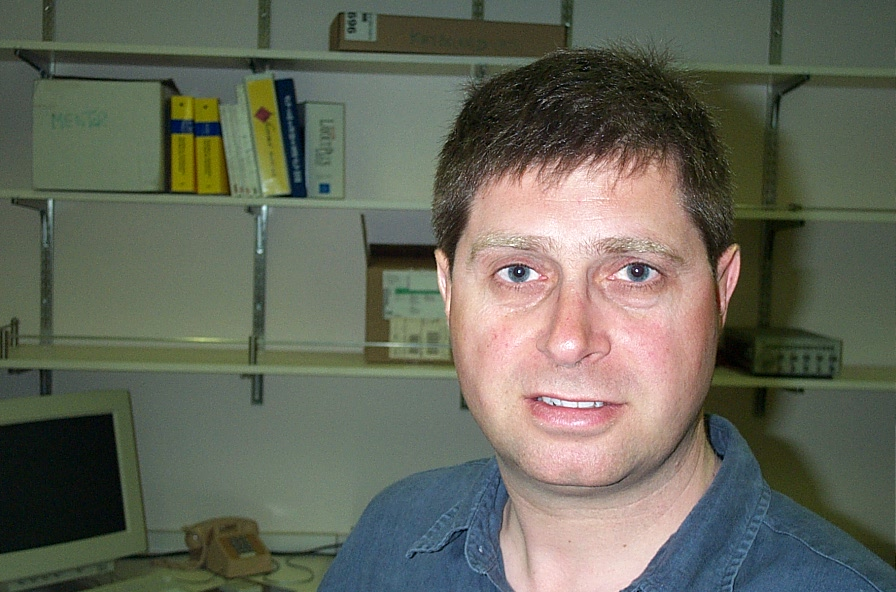
#> input picture resource/ml_instances/Chapter10/faces_dataset/test/image_0019.jpg, 896 x 592 px, given in place of the camera
$ python demo_02.py
#> lines starting #> are read from the running program, lines starting #| are printed output that depends on the picture; after the words box and inside, x2 and y2 are one past the last pixel; in counts of white or black regions, pixels touching at a corner belong together
#coding:utf-8

import cv2
import numpy as np

nose_path = r"E:\pycharm_workspace\machine_learning\test_openCV\resource\ml_instances\Chapter10\cascade_files\haarcascade_mcs_nose.xml"
eye_path = r"E:\pycharm_workspace\machine_learning\test_openCV\resource\ml_instances\Chapter10\cascade_files\haarcascade_eye.xml"
face_path = r"E:\pycharm_workspace\machine_learning\test_openCV\resource\ml_instances\Chapter10\cascade_files\haarcascade_frontalface_alt.xml"
# 导入人脸检测级联文件
face_cascade = cv2.CascadeClassifier(face_path) # 人脸检测
eye_cascade = cv2.CascadeClassifier(eye_path)
nose_cascade = cv2.CascadeClassifier(nose_path)

if face_cascade.empty():
    raise IOError("脸部级联文件无法加载！")
# 检查眼睛级联文件是否加载
if eye_cascade.empty():
    raise IOError('Unable to load the eye cascade classifier xml file')
# 检查鼻子级联文件是否加载
if nose_cascade.empty():
    raise IOError('Unable to load the nose cascade classifier xml file')

cap = cv2.VideoCapture(0)
scaling_factor = 0.7


while True:
    ref, frame = cap.read()
#> frame is the input picture: shape (592, 896, 3); mean B, G, R 90.5, 103.5, 101.6
    # 调整帧的大小
    frame = cv2.resize(frame, None, fx=scaling_factor, fy=scaling_factor,interpolation=cv2.INTER_AREA)
#> frame: shape (414, 627, 3)
    # 将图像转为灰度图
    gray = cv2.cvtColor(frame, cv2.COLOR_BGR2GRAY)
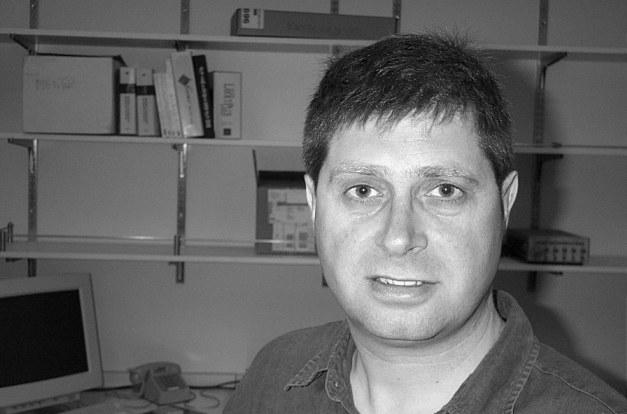
#> gray: shape (414, 627); min 1, max 253, mean 101.5
    # 在灰度图像上运行人脸检测器
    face_rects = face_cascade.detectMultiScale(gray, 1.3, 5)
#> face_rects = [[284, 99, 233, 233]]
    # 在脸部画出矩形
    for (x, y, w, h) in face_rects:
        # 从彩色与灰度图中提取人脸ROI信息
        roi_gray = gray[y:y + h, x:x + w]
        roi_color = frame[y:y + h, x:x + w]
        cv2.rectangle(frame, (x, y), (x + w, y + h), (0, 255, 0), 3)
        # 在灰度图ROI信息中检测眼睛
        eye_rects = eye_cascade.detectMultiScale(roi_gray)
        # 在灰度图ROI信息中检测鼻子
        nose_rects = nose_cascade.detectMultiScale(roi_gray, 1.3, 5)
        # 在眼睛周围画绿色的圈
        for (x_eye, y_eye, w_eye, h_eye) in eye_rects:
            center = (int(x_eye + 0.5 * w_eye), int(y_eye + 0.5 * h_eye))
            radius = int(0.3 * (w_eye + h_eye))
            color = (0, 255, 0)
            thickness = 3
            cv2.circle(roi_color, center, radius, color, thickness)

        for (x_nose, y_nose, w_nose, h_nose) in nose_rects:
            cv2.rectangle(roi_color, (x_nose, y_nose), (x_nose + w_nose,
                                                        y_nose + h_nose), (0, 255, 0), 3)
            break
#> this loop made 1 pass
#> (x, y, w, h, eye_rects, nose_rects) on pass 1: (284, 99, 233, 233, [[51, 68, 50, 50], [137, 67, 50, 50]], [[86, 122, 53, 44]])
#> pass 1, `roi_gray = gray[y:y + h, x:x + w]`:
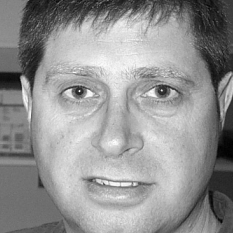
#> roi_gray: shape (233, 233); min 1, max 253, mean 146.3
#> pass 1, `roi_color = frame[y:y + h, x:x + w]`:
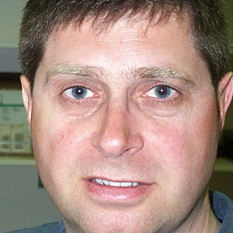
#> roi_color: shape (233, 233, 3); mean B, G, R 129, 139.4, 166.2
#> after the loop:
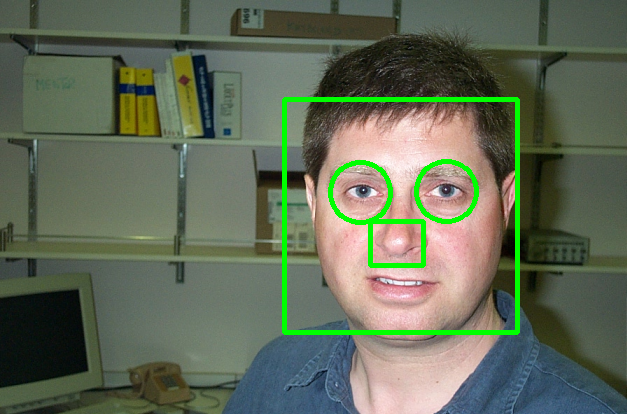
#> frame: shape (414, 627, 3); mean B, G, R 87.3, 107.4, 97.7
#> after the loop:
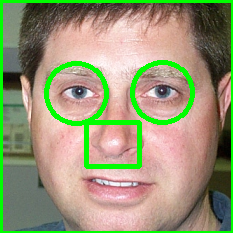
#> roi_color: shape (233, 233, 3); 9.42% of pixels changed, all inside (x1, y1, x2, y2) = (0, 0, 233, 233)
    cv2.imshow("Webcam", frame)
    c = cv2.waitKey(1)
#> (key Esc is pressed here)
    if c == 27:
        break

cap.release()
cv2.destroyAllWindows()

$ run again, on resource/ml_instances/Chapter10/faces_dataset/test/image_0020.jpg
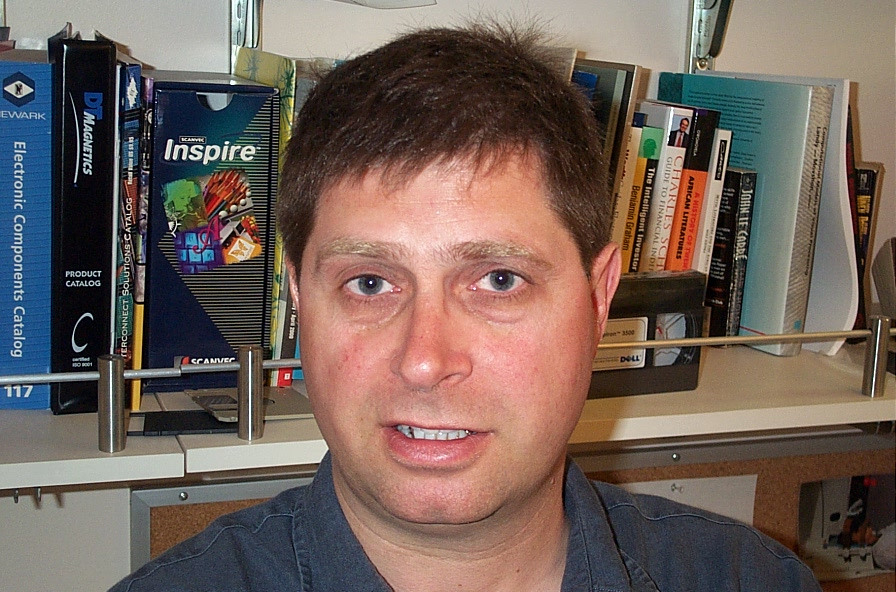
#> input picture resource/ml_instances/Chapter10/faces_dataset/test/image_0020.jpg, 896 x 592 px, given in place of the camera
#> frame is the input picture: shape (592, 896, 3); mean B, G, R 90.4, 98, 114.4
#> `gray = cv2.cvtColor(frame, cv2.COLOR_BGR2GRAY)`:
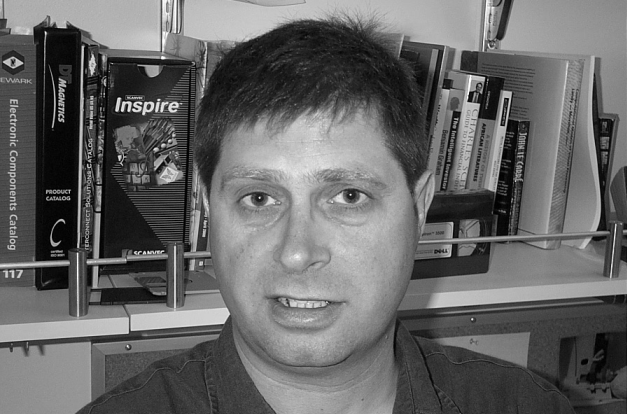
#> gray: shape (414, 627); min 0, max 254, mean 102
#> face_rects = [[187, 111, 233, 233]]
#> the loop `for (x, y, w, h) in face_rects:` made 1 pass
#> (x, y, w, h, eye_rects, nose_rects) on pass 1: (187, 111, 233, 233, [[42, 60, 55, 55], [132, 56, 59, 59]], [[78, 123, 58, 48]])
#> after the loop `for (x, y, w, h) in face_rects:`:
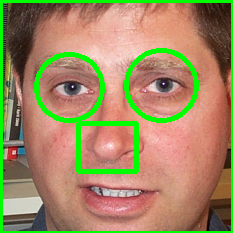
#> roi_color: shape (233, 233, 3); mean B, G, R 97.7, 137.6, 160

$ run again, on resource/ml_instances/Chapter10/faces_dataset/test/image_0021.jpg
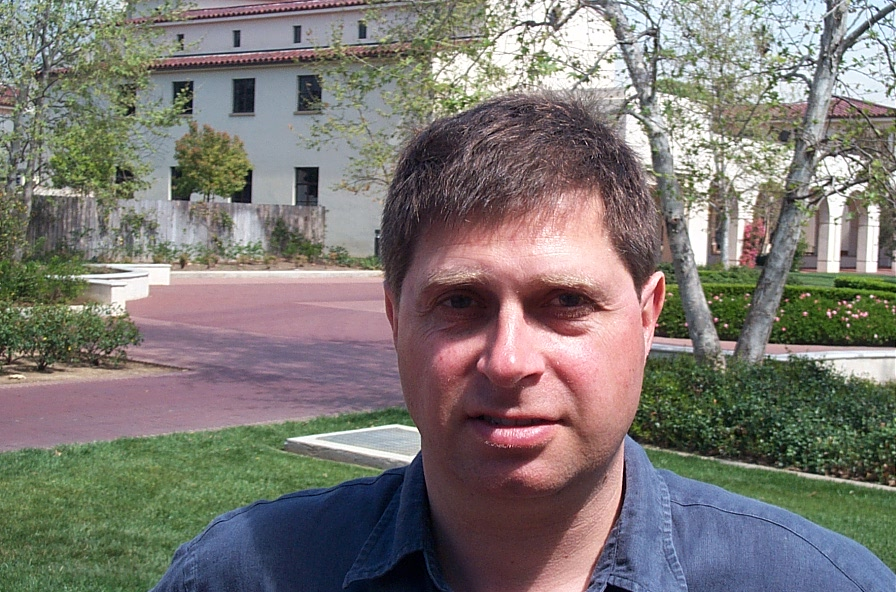
#> input picture resource/ml_instances/Chapter10/faces_dataset/test/image_0021.jpg, 896 x 592 px, given in place of the camera
#> frame is the input picture: shape (592, 896, 3); mean B, G, R 115.2, 119.9, 124.6
#> `gray = cv2.cvtColor(frame, cv2.COLOR_BGR2GRAY)`:
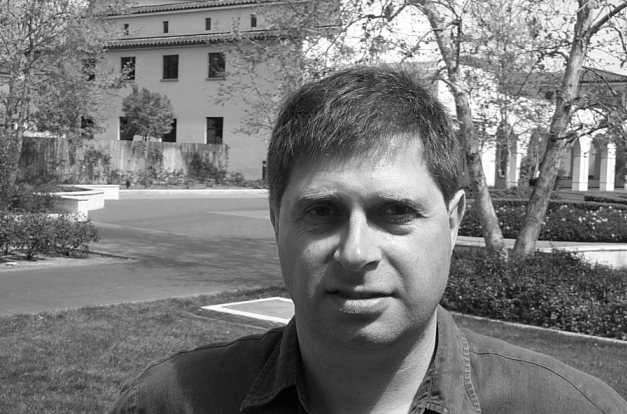
#> gray: shape (414, 627); min 1, max 255, mean 120.8
#> face_rects = [[258, 136, 204, 204]]
#> the loop `for (x, y, w, h) in face_rects:` made 1 pass
#> (x, y, w, h, nose_rects) on pass 1: (258, 136, 204, 204, [[66, 97, 62, 52]])
#> after the loop `for (x, y, w, h) in face_rects:`:
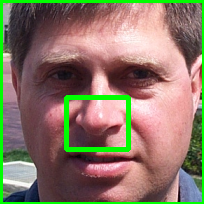
#> roi_color: shape (204, 204, 3); mean B, G, R 102.9, 120.6, 137.4

$ run again, on resource/ml_instances/Chapter10/faces_dataset/test/image_0039.jpg
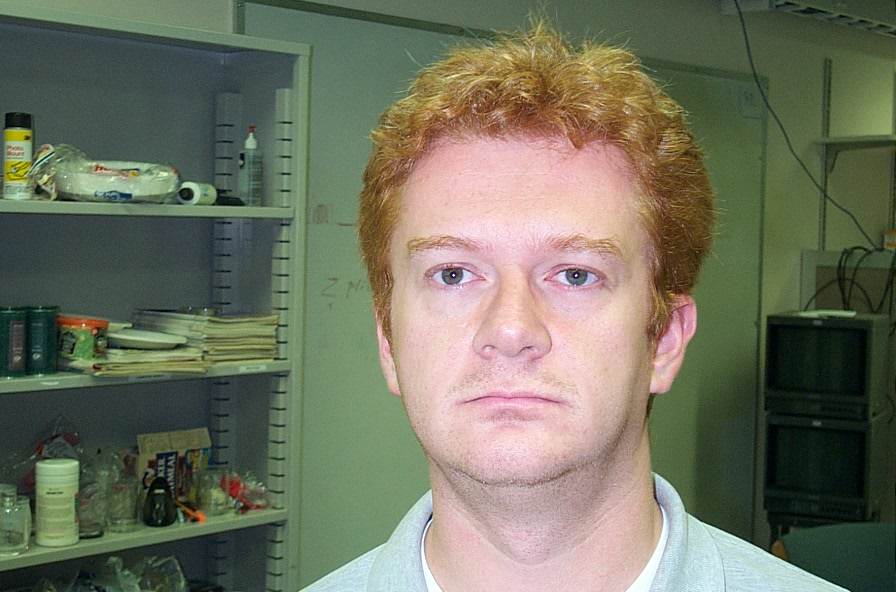
#> input picture resource/ml_instances/Chapter10/faces_dataset/test/image_0039.jpg, 896 x 592 px, given in place of the camera
#> frame is the input picture: shape (592, 896, 3); mean B, G, R 96, 114.4, 112.2
#> `gray = cv2.cvtColor(frame, cv2.COLOR_BGR2GRAY)`:
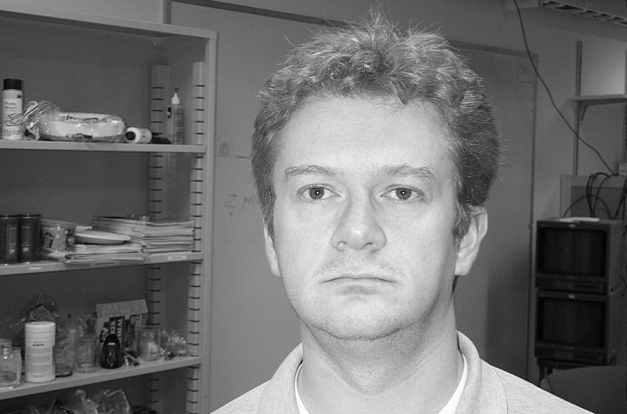
#> gray: shape (414, 627); min 1, max 255, mean 111.6
#> face_rects = [[245, 106, 225, 225]]
#> the loop `for (x, y, w, h) in face_rects:` made 1 pass
#> (x, y, w, h, eye_rects, nose_rects) on pass 1: (245, 106, 225, 225, [[45, 62, 49, 49], [130, 61, 52, 52]], [[83, 109, 55, 46]])
#> after the loop `for (x, y, w, h) in face_rects:`:
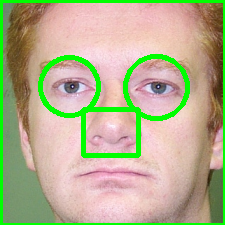
#> roi_color: shape (225, 225, 3); mean B, G, R 140.6, 176.4, 178.5
